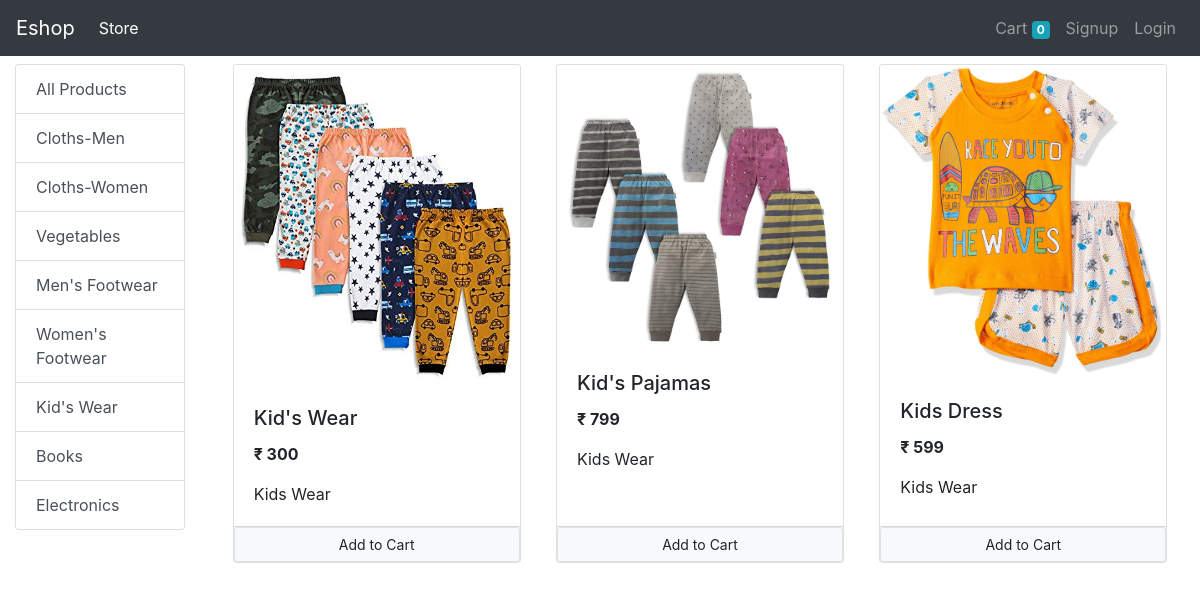
The page /?category=6 on the database its author committed.
### store/models/category.py (models this page shows, shortened)
class Category(models.Model):
    name = models.CharField(max_length=20)
    @staticmethod
    def get_all_categories():
        return Category.objects.all()

### store/models/product.py (models this page shows, shortened)
class Product(models.Model):
    name = models.CharField(max_length=50)
    price = models.IntegerField(default=0)
    category = models.ForeignKey(Category, on_delete=models.CASCADE, default=1)
    description = models.CharField(max_length=200, default='', null=True, blank=True)
    image = models.ImageField(upload_to='uploads/products/')
    @staticmethod
    def get_all_products_by_categoryId(category_id):
        if category_id:
            return Product.objects.filter(category = category_id)
        else:
            return Product.get_all_products()

### store/views/home.py (the view, shortened to what this page needs)
# urls.py: path('', Index.as_view(), name='homepage'),
class Index(View):
    def get(self, request):
        cart = request.session.get('cart')
        if not cart:
            request.session['cart'] = {}
        products = None
        categories = Category.get_all_categories()
        categoryId = request.GET.get('category')
        if categoryId:
            products = Product.get_all_products_by_categoryId(categoryId)
        else:
            products = Product.get_all_products()
        data = {}
        data['products'] = products
        data['categories'] = categories
        return render(request, 'index.html', data)

### store/templatetags/cart.py (called while the page is built)
@register.filter(name='is_in_cart')
def is_in_cart(product, cart):
    keys = cart.keys()
    for id in keys:
        if int(id) == product.id:
            return True
    return False

### store/templatetags/custom_filter.py (called while the page is built)
@register.filter(name='currency')
def currency(number):
    curr = "₹ "+str(number)
    return curr

### store/templates/index.html (shortened to what this page needs)
{% extends 'base.html' %}
{% block content %}
{% load cart %}
{% load custom_filter %}
<div class="container-fluid">
    <div class="row">
        <div class="col-lg-2 mx-auto">
            <div class="list-group">
                <a href="/" class="list-group-item list-group-item-action">All Products</a>
                {% for category in categories %}
                <a href="/?category={{category.id}}"
                    class="list-group-item list-group-item-action">{{category.name}}</a>
                {% endfor %}
            </div>
        </div>
        <div id="products" class="col-lg-10 mx-auto">
            <div class="row mx-auto">
                {% for product in products %}
                <div class="card mx-auto mb-3" id="{{product.id}}" style="width: 18rem;">
                    <img src="{{product.image.url}}" class="card-img-top" alt="...">
                    <div class="card-body">
                        <h5 class="card-title">{{product.name}}</h5>
                        <p class="card-text"><b>{{product.price|currency}}</b></p>
                        <p class="card-text">{{product.description}}</p>
                    </div>
                    <div class="card-footer p-0 my-0">
                        {% if product|is_in_cart:request.session.cart%}
                        <div class="row no-gutters">
                            <form action="/#{{product.id}}" method="POST" class="col-2">
                                {% csrf_token %}
                                <input hidden type="text" name="product" value="{{product.id}}">
                                <input hidden type="text" name="remove" value="True">
                                <input type="submit" class="btn btn-block btn-secondary"
                                    value="-">
                            </form>
                            <div class="text-center col d-flex justify-content-center text-align-center">
                                {{product|cart_quantity:request.session.cart}} in Cart
                            </div>
                            <form action="/#{{product.id}}" method="POST" class="col-2">
                                {% csrf_token %}
                                <input hidden type="text" name="product" value="{{product.id}}">
                                <input type="submit" class="btn btn-block btn-secondary"
                                    value="+">
                            </form>
                        </div>
                        {% else %}
                        <form action="/#{{product.id}}" method="POST" class="btn-block">
                            <input type="submit" class="float-right btn btn-light border btn-sm border form-control"
                                value="Add to Cart">
                        </form>
                        {% endif %}
                    </div>
                </div>
                {% endfor %}
            </div>
        </div>
    </div>
</div>
{% endblock %}

### rows shown on the page
Category: name "Cloths-Men"
Category: name "Cloths-Women"
Category: name "Vegetables"
Category: name "Men's Footwear"
Category: name "Women's Footwear"
Category: name "Kid's Wear"
Category: name "Books"
Category: name "Electronics"
Product: image (picture), name "Kid's Wear", price "₹ 300", description "Kids Wear"
Product: image (picture), name "Kid's Pajamas", price "₹ 799", description "Kids Wear"
Product: image (picture), name "Kids Dress", price "₹ 599", description "Kids Wear"

### other values the page prints
{{ request.session.cart.keys|length }} "0"
